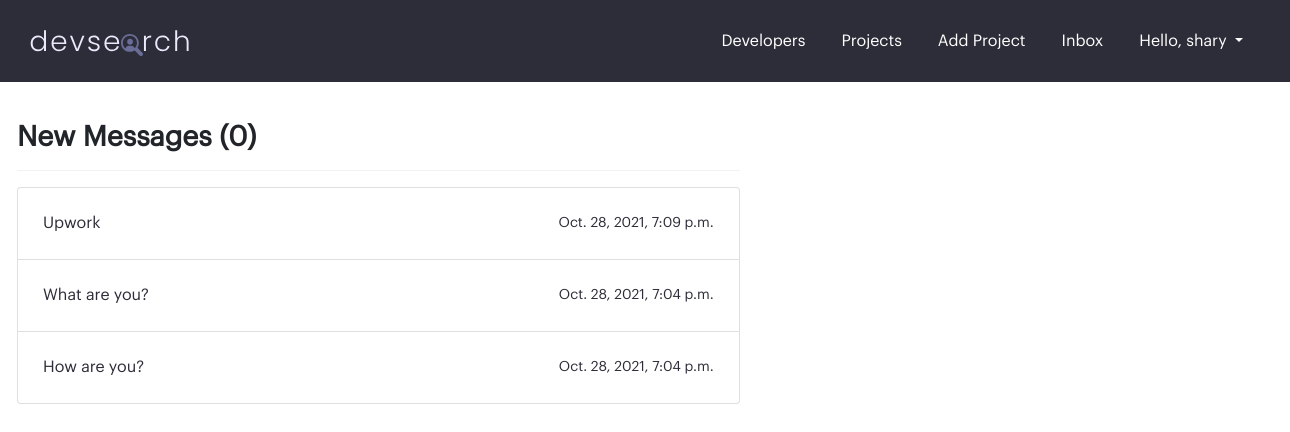
The page /inbox/ (signed in) on the database its author committed.
### users/models.py (models this page shows, shortened)
class Message(models.Model):
    user = models.ForeignKey(
        Profile, on_delete=models.SET_NULL, null=True, blank=True)
    recipient = models.ForeignKey(
        Profile, on_delete=models.SET_NULL, null=True, blank=True, related_name="messages")
    name = models.CharField(max_length=200, null=True, blank=True)
    email = models.EmailField(max_length=200, null=True, blank=True)
    subject = models.CharField(max_length=200, null=True, blank=True)
    body = models.TextField()
    is_read = models.BooleanField(default=False, null=True)
    created_at = models.DateTimeField(auto_now_add=True)
    id = models.UUIDField(default=uuid.uuid4, unique=True,
                          primary_key=True, editable=False)
    class Meta:
        verbose_name_plural = "Messages"
        ordering = ['is_read', '-created_at']

### users/views.py (the view)
# urls.py: path('inbox/', views.inbox, name="inbox"),
@login_required(login_url='/login')
def inbox(request):
    profile = request.user.profile
    userMessages = profile.messages.all()
    unreadMessages = userMessages.filter(is_read=False).count()
    context = {
        'messages': userMessages,
        'unreadMessages': unreadMessages,
    }
    return render(request, 'messages/inbox.html', context)

### templates/messages/inbox.html
{% extends 'base.html' %}
{% load crispy_forms_tags %}
{% block content %}
<section class="page__section">
    <div class="container">
        <div class="row">
            <div class="col-lg-7">
                <h3><b>New Messages ({{unreadMessages}})</b></h1>
                <hr />
                <ul class="list-group messages">
                    {% if messages %}
                        {% for message in messages %}
                            <li class="list-group-item">
                                <a href="{% url 'message' message.id %}" class=" d-flex justify-content-between align-items-center">
                                    {% if message.is_read == False %}
                                        <h6 class="mb-0"><b>{{message.subject}}</b></h6>
                                    {% else %}
                                        <h6 class="mb-0">{{message.subject}}</h6>
                                    {% endif %}
                                    <small>{{message.created_at}}</small>
                                </a>
                            </li>
                        {% endfor %}
                    {% else %}
                        <p class="my-4">You don't have any message yet.</p>
                    {% endif %}
                </ul>
            </div>
        </div>
    </div>
</section>
{% endblock %}

### templates/base.html (shortened to what this page needs)
{% load static %}
<!DOCTYPE html>
<html lang="en">
<head>
    <link href="https://cdn.jsdelivr.net/npm/bootstrap@5.0.2/dist/css/bootstrap.min.css" rel="stylesheet">
    <link rel="stylesheet" href="https://pro.fontawesome.com/releases/v5.10.0/css/all.css"/>
    <link rel="stylesheet" href="{% static 'css/style.css' %}">
</head>
<body>
    {% include 'partials/header.html' %}
    {% block content %}{% endblock %}
</body>
</html>

### templates/partials/header.html (shortened to what this page needs)
{% load static %}
<header class="charade_bg_color">
    <div class="container">
        <nav class="navbar navbar-expand-lg">
            <div class="container-fluid">
                <a class="navbar-brand" href="{% url 'users-list' %}">
                    <img src="{% static 'images/logo.svg' %}" class="fluid" />
                </a>
                <div class="collapse navbar-collapse" id="navbarSupportedContent">
                    <ul class="navbar-nav mr-auto mb-2 mb-lg-0">
                        <li class="nav-item">
                            <a class="nav-link" href="{% url 'users-list' %}">Developers</a>
                        </li>
                        <li class="nav-item">
                            <a class="nav-link" href="{% url 'projects' %}">Projects</a>
                        </li>
                        {% if request.user.is_authenticated %}
                            <li class="nav-item">
                                <a class="nav-link" href="{% url 'add-project' %}">Add Project</a>
                            </li>
                            <li class="nav-item">
                                <a class="nav-link" href="{% url 'inbox' %}">Inbox</a>
                            </li>
                            <li class="nav-item dropdown">
                                <a class="nav-link active dropdown-toggle" href="#" id="navbarDropdown" role="button" data-bs-toggle="dropdown" aria-expanded="false">
                                    Hello, {{ request.user }}
                                </a>
                            </li>
                        {% else %}
                            <li class="nav-item">
                                <a class="nav-link" href="{% url 'login' %}">Login</a>
                            </li>
                        {% endif %}
                    </ul>
                </div>
            </div>
            </nav>
    </div>
</header>

### _dev_search/static/css/style.css (style rules this page uses)
* { font-family: 'Graphik-Regular'; }
.container { min-width: 1280px; }
hr { background-color: #cccccc; }
.page__section { padding: 3% 0; }
a, a:hover { text-decoration: none; }
.charade_bg_color { background-color: #2d2d39; }
header { padding: 7px 0; }
header .nav-item { margin: 0 10px; }
.navbar-brand, .navbar-brand:hover, header .nav-link, header .nav-link:hover { color: white; }
.nav-link, .nav-link:hover { color: white !important; text-decoration: none !important; }
.messages .list-group-item { padding: 25px; }
.messages .list-group-item a { color: #2d2d39 !important; }

### rows shown on the page
Message: subject "Upwork", created_at "Oct. 28, 2021, 7:09 p.m."
Message: subject "What are you?", created_at "Oct. 28, 2021, 7:04 p.m."
Message: subject "How are you?", created_at "Oct. 28, 2021, 7:04 p.m."

### other values the page prints
{{ request.user }} "shary"
{{ unreadMessages }} "0"
